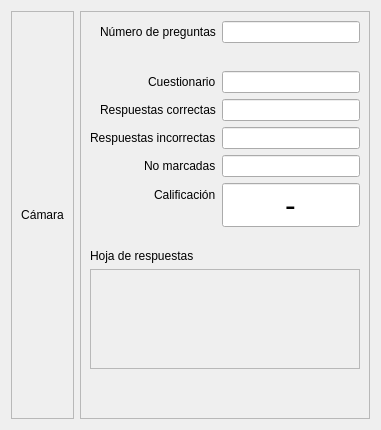
            <widget class="QWidget" name="pageEvaluar">
             <layout class="QHBoxLayout" name="horizontalLayout_6">
              <item>
               <widget class="QFrame" name="frame">
                <property name="frameShape">
                 <enum>QFrame::Shape::StyledPanel</enum>
                </property>
                <property name="frameShadow">
                 <enum>QFrame::Shadow::Sunken</enum>
                </property>
                <layout class="QHBoxLayout" name="horizontalLayout_7">
                 <item>
                  <widget class="QLabel" name="labelCamara">
                   <property name="frameShape">
                    <enum>QFrame::Shape::NoFrame</enum>
                   </property>
                   <property name="text">
                    <string>Cámara</string>
                   </property>
                   <property name="alignment">
                    <set>Qt::AlignmentFlag::AlignCenter</set>
                   </property>
                  </widget>
                 </item>
                </layout>
               </widget>
              </item>
              <item>
               <widget class="QFrame" name="frame_2">
                <property name="enabled">
                 <bool>true</bool>
                </property>
                <property name="minimumSize">
                 <size>
                  <width>260</width>
                  <height>0</height>
                 </size>
                </property>
                <property name="maximumSize">
                 <size>
                  <width>290</width>
                  <height>16777215</height>
                 </size>
                </property>
                <property name="frameShape">
                 <enum>QFrame::Shape::StyledPanel</enum>
                </property>
                <property name="frameShadow">
                 <enum>QFrame::Shadow::Sunken</enum>
                </property>
                <layout class="QVBoxLayout" name="verticalLayout_9">
                 <item>
                  <layout class="QFormLayout" name="formLayout_3">
                   <property name="labelAlignment">
                    <set>Qt::AlignmentFlag::AlignRight|Qt::AlignmentFlag::AlignTrailing|Qt::AlignmentFlag::AlignVCenter</set>
                   </property>
                   <property name="formAlignment">
                    <set>Qt::AlignmentFlag::AlignRight|Qt::AlignmentFlag::AlignTop|Qt::AlignmentFlag::AlignTrailing</set>
                   </property>
                   <item row="0" column="0">
                    <widget class="QLabel" name="label_15">
                     <property name="text">
                      <string>Número de preguntas</string>
                     </property>
                    </widget>
                   </item>
                   <item row="0" column="1">
                    <widget class="QLineEdit" name="editNumeroPreguntas">
                     <property name="alignment">
                      <set>Qt::AlignmentFlag::AlignCenter</set>
                     </property>
                     <property name="readOnly">
                      <bool>true</bool>
                     </property>
                    </widget>
                   </item>
                   <item row="1" column="0">
                    <spacer name="verticalSpacer_6">
                     <property name="orientation">
                      <enum>Qt::Orientation::Vertical</enum>
                     </property>
                     <property name="sizeType">
                      <enum>QSizePolicy::Policy::Fixed</enum>
                     </property>
                     <property name="sizeHint" stdset="0">
                      <size>
                       <width>20</width>
                       <height>16</height>
                      </size>
                     </property>
                    </spacer>
                   </item>
                   <item row="1" column="1">
                    <spacer name="verticalSpacer_7">
                     <property name="orientation">
                      <enum>Qt::Orientation::Vertical</enum>
                     </property>
                     <property name="sizeType">
                      <enum>QSizePolicy::Policy::Fixed</enum>
                     </property>
                     <property name="sizeHint" stdset="0">
                      <size>
                       <width>20</width>
                       <height>16</height>
                      </size>
                     </property>
                    </spacer>
                   </item>
                   <item row="2" column="0">
                    <widget class="QLabel" name="label_14">
                     <property name="text">
                      <string>Cuestionario</string>
                     </property>
                    </widget>
                   </item>
                   <item row="2" column="1">
                    <widget class="QLineEdit" name="editCuestionario">
                     <property name="alignment">
                      <set>Qt::AlignmentFlag::AlignCenter</set>
                     </property>
                     <property name="readOnly">
                      <bool>true</bool>
                     </property>
                    </widget>
                   </item>
                   <item row="3" column="0">
                    <widget class="QLabel" name="label_10">
                     <property name="text">
                      <string>Respuestas correctas</string>
                     </property>
                    </widget>
                   </item>
                   <item row="3" column="1">
                    <widget class="QLineEdit" name="editRespuestasCorrectas">
                     <property name="alignment">
                      <set>Qt::AlignmentFlag::AlignCenter</set>
                     </property>
                     <property name="readOnly">
                      <bool>true</bool>
                     </property>
                    </widget>
                   </item>
                   <item row="4" column="0">
                    <widget class="QLabel" name="label_11">
                     <property name="text">
                      <string>Respuestas incorrectas</string>
                     </property>
                    </widget>
                   </item>
                   <item row="4" column="1">
                    <widget class="QLineEdit" name="editRespuestasIncorrectas">
                     <property name="alignment">
                      <set>Qt::AlignmentFlag::AlignCenter</set>
                     </property>
                     <property name="readOnly">
                      <bool>true</bool>
                     </property>
                    </widget>
                   </item>
                   <item row="5" column="0">
                    <widget class="QLabel" name="label_12">
                     <property name="text">
                      <string>No marcadas</string>
                     </property>
                    </widget>
                   </item>
                   <item row="5" column="1">
                    <widget class="QLineEdit" name="editRespuestasNoMarcadas">
                     <property name="alignment">
                      <set>Qt::AlignmentFlag::AlignCenter</set>
                     </property>
                     <property name="readOnly">
                      <bool>true</bool>
                     </property>
                    </widget>
                   </item>
                   <item row="6" column="0">
                    <widget class="QLabel" name="label_13">
                     <property name="text">
                      <string>Calificación</string>
                     </property>
                    </widget>
                   </item>
                   <item row="6" column="1">
                    <widget class="QLineEdit" name="editCalificacion">
                     <property name="font">
                      <font>
                       <family>Arial</family>
                       <pointsize>24</pointsize>
                      </font>
                     </property>
                     <property name="text">
                      <string>-</string>
                     </property>
                     <property name="alignment">
                      <set>Qt::AlignmentFlag::AlignCenter</set>
                     </property>
                     <property name="readOnly">
                      <bool>true</bool>
                     </property>
                    </widget>
                   </item>
                  </layout>
                 </item>
                 <item>
                  <spacer name="verticalSpacer_10">
                   <property name="orientation">
                    <enum>Qt::Orientation::Vertical</enum>
                   </property>
                   <property name="sizeType">
                    <enum>QSizePolicy::Policy::Fixed</enum>
                   </property>
                   <property name="sizeHint" stdset="0">
                    <size>
                     <width>20</width>
                     <height>16</height>
                    </size>
                   </property>
                  </spacer>
                 </item>
                 <item>
                  <layout class="QVBoxLayout" name="verticalLayout_13">
                   <item>
                    <widget class="QLabel" name="labelTituloHoja">
                     <property name="text">
                      <string>Hoja de respuestas</string>
                     </property>
                    </widget>
                   </item>
                  </layout>
                 </item>
                 <item>
                  <layout class="QVBoxLayout" name="verticalLayout_12">
                   <property name="spacing">
                    <number>0</number>
                   </property>
                   <item>
                    <widget class="QFrame" name="frameClavesRespuesta">
                     <property name="minimumSize">
                      <size>
                       <width>260</width>
                       <height>100</height>
                      </size>
                     </property>
                     <property name="frameShape">
                      <enum>QFrame::Shape::StyledPanel</enum>
                     </property>
                     <property name="frameShadow">
                      <enum>QFrame::Shadow::Raised</enum>
                     </property>
                    </widget>
                   </item>
                  </layout>
                 </item>
                 <item>
                  <spacer name="verticalSpacer_8">
                   <property name="orientation">
                    <enum>Qt::Orientation::Vertical</enum>
                   </property>
                   <property name="sizeHint" stdset="0">
                    <size>
                     <width>20</width>
                     <height>40</height>
                    </size>
                   </property>
                  </spacer>
                 </item>
                </layout>
               </widget>
              </item>
             </layout>
            </widget>
